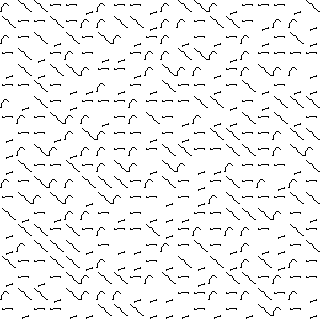

A 2D game scene composited from a Tiled map and its tileset images. What follows is a short description and the map's XML, with each tile layer's data collapsed to a summary:
An orthogonal 20x20 tile map with 16x16 px tiles, 1 tile layer (Tile Layer 1).

<map version="1.2" tiledversion="1.2.3" orientation="orthogonal" renderorder="right-down" width="20" height="20" tilewidth="16" tileheight="16" infinite="0" nextlayerid="5" nextobjectid="1">
 <tileset firstgid="1" source="tileset.tsx" />
 <layer id="3" name="Tile Layer 1" width="116" height="116" offsetx="0" offsety="0.666667">
  <data>[13456 cells, 400 non-empty, 4 distinct tile ids]</data>
 </layer>
</map>
